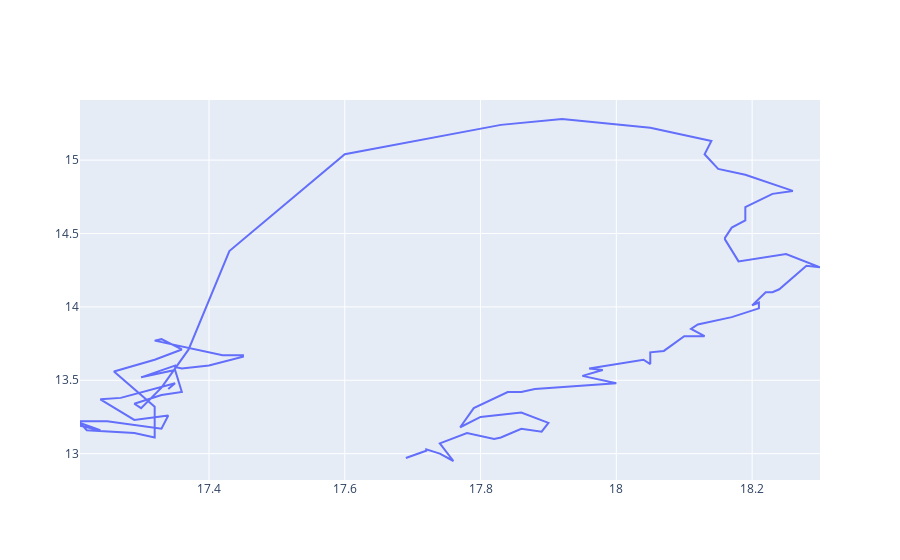

Source (notebook cell):
### Code cell
import plotly.graph_objects as go
import plotly.express as px



# Create traces
fig = go.Figure(layout = {'height': 500})

fig.add_trace(go.Scatter(x=df3[df3.columns[1]], y=df3[df3.columns[0]], text = df3.index,
                         mode='lines',    #'lines+markers'
                         name='lines'))
# fig.add_trace(go.Scatter(x=df4.index, y=df4[df4.columns[1]],
#                     mode='lines+markers',
#                     name='lines+markers'))

fig.show()
df.columns[0]
df.corr()
